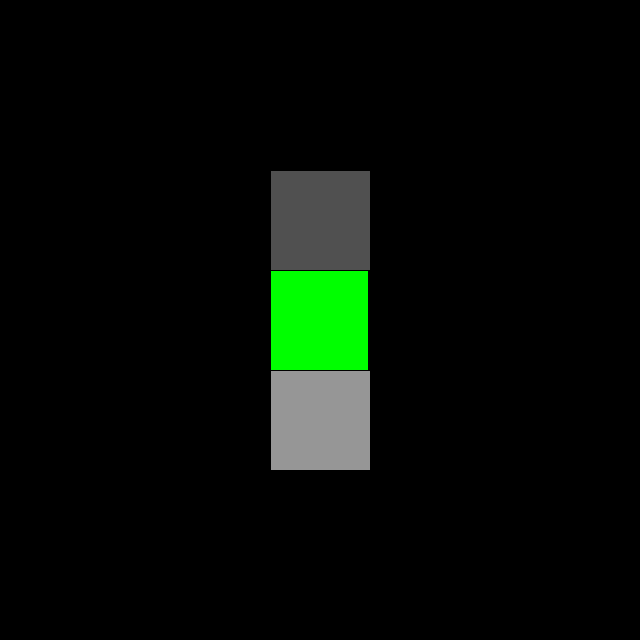
Frame 1 (no input)
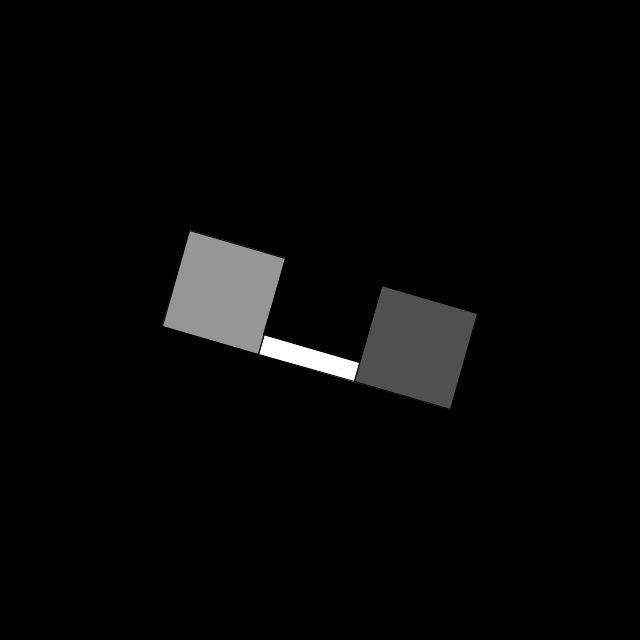
Frame 60 (the mouse pressed at the canvas centre just before this capture)
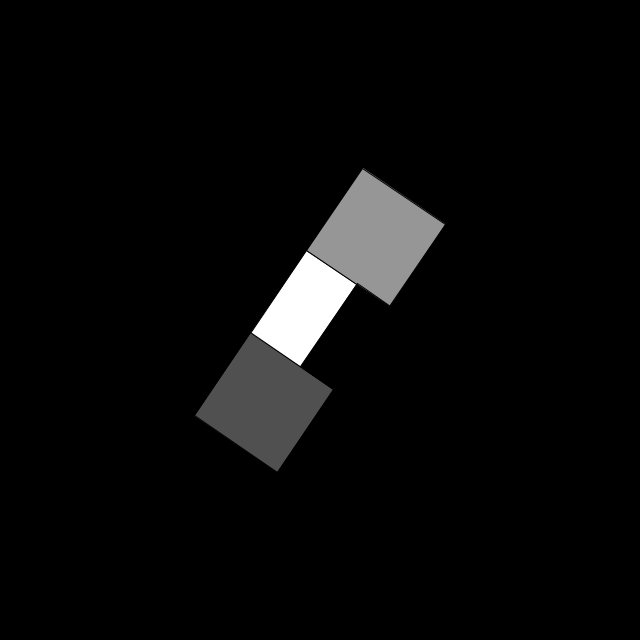
Frame 120 (the mouse held since frame 60 and released just before this capture)

The Processing sketch that drew these frames (run headless with seeded random() and noise(); from frame 60 on, the mouse is pressed at the canvas centre):

// Processing sketch: sketch_190207a
// ── sketch_190207a.pde
float rotated = 0.0;
int special_moved = 0;
int special_direction = 1;
boolean mid_fill = false;

void setup() {
  size(640, 640);
}

void draw() {

  background(0);


  translate(width/2, height/2);
  rotate(rotated);
  rotated+=PI/100;
  if (special_moved==-200 || special_moved==0) {
    special_direction*=-1;
  }

  special_moved+=2*special_direction;

  if (special_moved==-100) {
    mid_fill = !mid_fill;
  }

  if (mid_fill) {
    fill(255);
  } else {
    fill(0, 255, 0);
  }
  rect(-50, -50, 100, 100);

  fill(150);
  rect(-50, 50, 100, 100);


  fill(80);
  rect(-50, -150, 100, 100);

  //the special one
  fill(0);
  rect(50+special_moved, -50, 100, 100);
}
